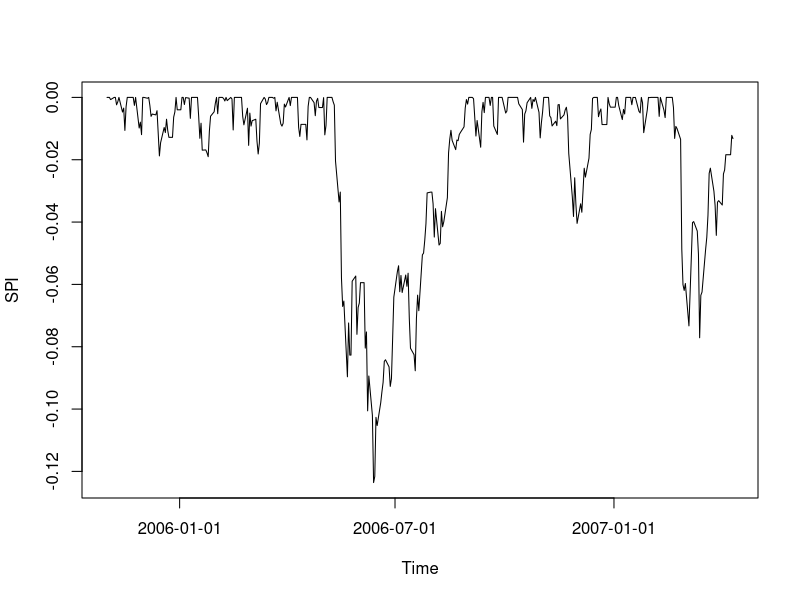
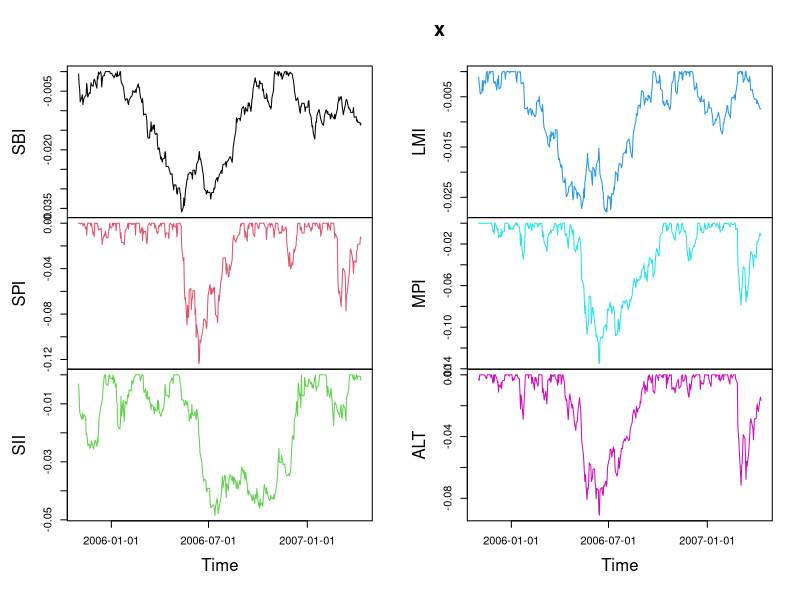

These figures' R source, in order:
library(timeSeries)


### Name: drawdowns
### Title: Calculations of Drawdowns
### Aliases: drawdowns drawdownsStats
### Keywords: chron

### ** Examples

## Use Swiss Pension Fund Data Set of Returns - 
   head(LPP2005REC)
   SPI <- LPP2005REC[, "SPI"]
   head(SPI)
   
## Plot Drawdowns - 
   dd = drawdowns(LPP2005REC[, "SPI"], main = "Drawdowns")
   plot(dd)
   dd = drawdowns(LPP2005REC[, 1:6], main = "Drawdowns")
   plot(dd)

## Compute Drawdowns Statistics - 
   ddStats <- drawdownsStats(SPI)
   class(ddStats)
   ddStats
   
## Note, Only Univariate Series are allowd -
   ddStats <- try(drawdownsStats(LPP2005REC))
   class(ddStats)
